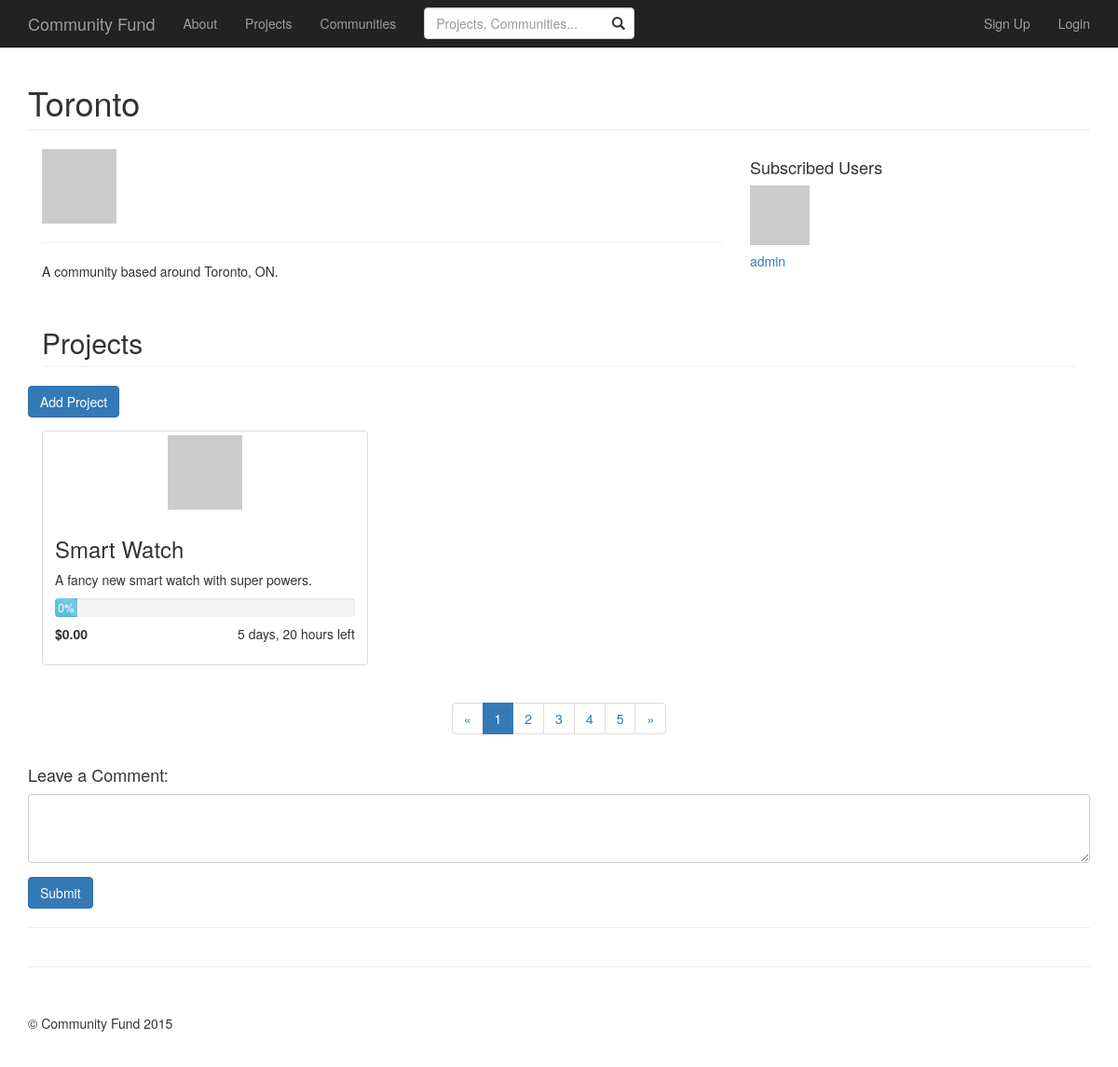
Page /community/1 on the earlier database version.
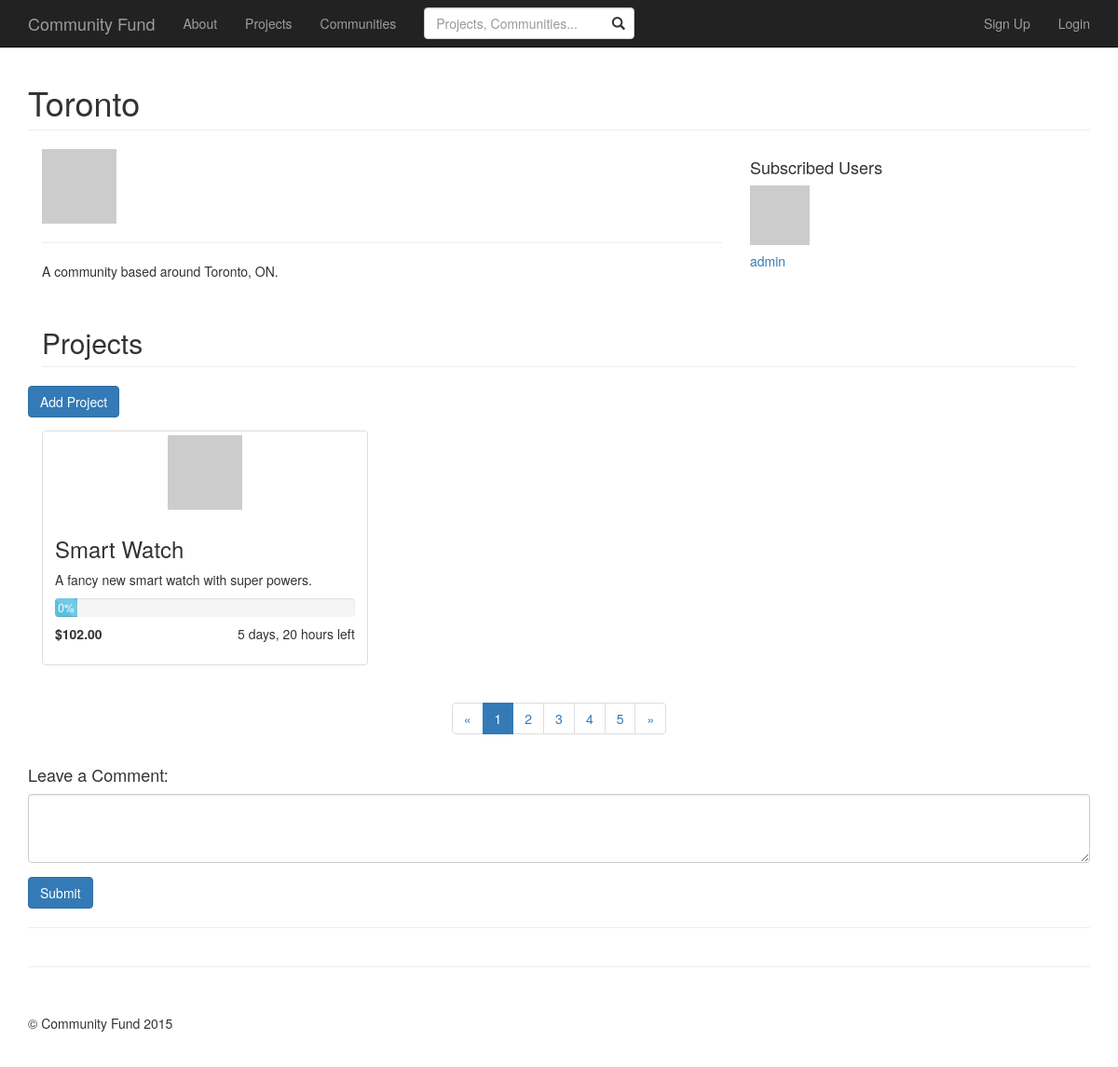
Same page on the later database version.
### communityfund/apps/home/models.py (models this page shows, shortened)
class DatedModel(models.Model):
    created_on = models.DateTimeField(auto_now_add=True)
    modified_on = models.DateTimeField(auto_now=True)
    class Meta:
        abstract = True

class Project(DatedModel):
    initiator = models.ForeignKey(User, related_name="projects_created")
    community = models.ForeignKey(Community, related_name="projects")
    name = models.TextField(max_length=100)
    summary = models.TextField(max_length=250)
    about = models.TextField(max_length=20000)
    goal = models.PositiveIntegerField()
    deadline = models.DateTimeField()
    @property
    def amount_funded(self):
        amount_funded = self.fundings.all().aggregate(Sum('amount'))['amount__sum']
        return amount_funded if amount_funded else 0
    @property
    def percent_funded(self):
        return round((self.amount_funded / self.goal) * 100)

### communityfund/apps/home/views.py (the view)
# urls.py: url(r'^community/(?P<community_id>\d+)/?', views.community, name='community'),
def community(request, community_id):
    return render(request, 'home/community.html', {
        'community': get_object_or_404(Community, pk=community_id),
    })

### communityfund/apps/home/templatetags/custom_tags.py (called while the page is built)
def get_next_param(context):
    request = context['request']
    if 'next' in request.GET:
        next_param = request.GET['next']
    else:
        next_param = request.path
    if next == reverse('login') or next == reverse('signup'):
        next_param = ''
    else:
        next_param = '?next=' + next_param
    return next_param

@register.inclusion_tag("fragments/link.html", name="login_link", takes_context=True)
def login_link_tag(context, *args):
    title = args[0] if len(args) != 0 else 'Login'
    return {
        'url': reverse('login') + get_next_param(context),
        'title': title
    }

@register.inclusion_tag("fragments/link.html", name="signup_link", takes_context=True)
def login_link_tag(context, *args):
    title = args[0] if len(args) != 0 else 'Sign Up'
    return {
        'url': reverse('signup') + get_next_param(context),
        'title': title
    }

@register.filter("timeleft", is_safe=False)
def timeleft_filter(value, arg=None):
    if not value:
        return ''
    try:
        return timeuntil(value, arg) + ' left'
    except (ValueError, TypeError):
        return ''

### templates/home/community.html (shortened to what this page needs)
{% extends "base.html" %}
{% block content %}
  {% include 'page_heading.html' with heading=community.name %}
  <div class="row">
    <div class="col-lg-12">
      <div class="col-md-8">
        <img class="img-responsive" src="http://placehold.it/750x300&text=Community+Banner" alt="">
        <hr>
        <p>{{ community.description }}</p>
      </div>
      <div class="col-md-4">
        <h4>Subscribed Users</h4>
        <div class="row">
          {% for user in community.subscribers.all|slice:":12" %}
            <div class="col-md-4">
              <a class="User pic" href="{% url 'user' user.id %}">
                <img class="media-object" src="http://placehold.it/64x64" alt="">
                <h5>{{ user.get_full_name }}</h5></a>
            </div>
          {% endfor %}
          </div>
      </div>
    </div>
  </div>
  <div class="row">
    <div class="col-lg-12">
      <div class="col-lg-12"><h2 class="page-header">Projects</h2></div>
      <div class="row" style="margin-bottom: 1em">
        <div class="col-lg-12">
          <a class="btn btn-primary" href="#">Add Project</a>
        </div>
      </div>
      {% for project in community.projects.all|slice:":3" %}
        <div class="col-sm-6 col-md-4">
          {% include "home/fragments/project_card.html" %}
        </div>
      {% endfor %}
    </div>
  </div>
  <div class="row text-center">
    <div class="col-lg-12">
      <ul class="pagination">
        <li>
          <a href="#">&laquo;</a>
        </li>
        <li class="active">
          <a href="#">1</a>
        </li>
        <li>
          <a href="#">2</a>
        </li>
        <li>
          <a href="#">3</a>
        </li>
        <li>
          <a href="#">4</a>
        </li>
        <li>
          <a href="#">5</a>
        </li>
        <li>
          <a href="#">&raquo;</a>
        </li>
      </ul>
    </div>
  </div>
  <div class="row">
    <div class="col-lg-12">
      <h4>Leave a Comment:</h4>
      <form role="form">
        <div class="form-group">
          <textarea id="commentBox" class="form-control" rows="3"></textarea>
        </div>
        <button type="submit" class="btn btn-primary">Submit</button>
      </form>
    </div>
  </div>
  <hr>
  <div class="row">
    <div class="col-lg-12">
    </div>
  </div>
{% endblock content %}

### templates/home/fragments/project_card.html
{% load custom_tags %}
<div class="thumbnail">
  <a href="{% url 'project' project.id %}">
    <img src="http://placehold.it/700x450&text=Project+Thumbnail" alt="Project Thumbnail">
    <div class="caption">
      <h3 style="text-overflow: ellipsis;">{{ project.name }}</h3>
      <p>{{ project.summary }}</p>
      <div class="progress">
        <div class="progress-bar progress-bar-info progress-bar-striped" role="progressbar" aria-valuenow="{{ project.percent_funded }}"
             aria-valuemin="0" aria-valuemax="100" style="width: {{ project.percent_funded }}%; min-width: 2em;">
          {{ project.percent_funded }}%
        </div>
      </div>
      <div class="row">
        <div class="col-md-6">
          <p class="text-left"><strong>{{ project.amount_funded|currency }}</strong></p>
        </div>
        <div class="col-md-6">
          <p class="text-right">{{ project.deadline|timeleft }}</p>
        </div>
      </div>
    </div>
  </a>
</div>

Differences in the rows shown:
changed Project "Smart Watch": amount_funded "$0.00" → "$102.00"
